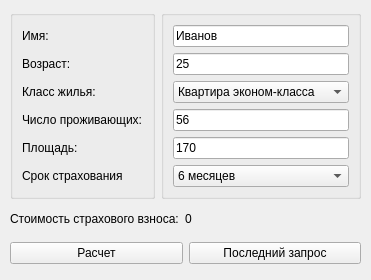
<?xml version="1.0" encoding="UTF-8"?>
<ui version="4.0">
 <class>Widget</class>
 <widget class="QWidget" name="Widget">
  <property name="geometry">
   <rect>
    <x>0</x>
    <y>0</y>
    <width>371</width>
    <height>280</height>
   </rect>
  </property>
  <property name="windowTitle">
   <string>Макаров А.К. 4133К</string>
  </property>
  <widget class="QWidget" name="">
   <property name="geometry">
    <rect>
     <x>10</x>
     <y>10</y>
     <width>351</width>
     <height>203</height>
    </rect>
   </property>
   <layout class="QFormLayout" name="formLayout">
    <item row="0" column="0">
     <widget class="QGroupBox" name="groupBox">
      <property name="title">
       <string/>
      </property>
      <layout class="QGridLayout" name="gridLayout">
       <item row="0" column="0">
        <widget class="QLabel" name="label">
         <property name="text">
          <string>Имя:</string>
         </property>
        </widget>
       </item>
       <item row="1" column="0">
        <widget class="QLabel" name="label_2">
         <property name="text">
          <string>Возраст:</string>
         </property>
        </widget>
       </item>
       <item row="2" column="0">
        <widget class="QLabel" name="label_3">
         <property name="text">
          <string>Класс жилья:</string>
         </property>
        </widget>
       </item>
       <item row="3" column="0">
        <widget class="QLabel" name="label_4">
         <property name="text">
          <string>Число проживающих:</string>
         </property>
        </widget>
       </item>
       <item row="4" column="0">
        <widget class="QLabel" name="label_5">
         <property name="text">
          <string>Площадь:</string>
         </property>
        </widget>
       </item>
       <item row="5" column="0">
        <widget class="QLabel" name="label_6">
         <property name="text">
          <string>Срок страхования</string>
         </property>
        </widget>
       </item>
      </layout>
     </widget>
    </item>
    <item row="0" column="1">
     <widget class="QGroupBox" name="groupBox_2">
      <property name="title">
       <string/>
      </property>
      <layout class="QGridLayout" name="gridLayout_2">
       <item row="0" column="0">
        <widget class="QLineEdit" name="owner">
         <property name="text">
          <string>Иванов</string>
         </property>
        </widget>
       </item>
       <item row="1" column="0">
        <widget class="QLineEdit" name="age">
         <property name="text">
          <string>25</string>
         </property>
        </widget>
       </item>
       <item row="2" column="0">
        <widget class="QComboBox" name="estateType">
         <item>
          <property name="text">
           <string>Квартира эконом-класса</string>
          </property>
         </item>
         <item>
          <property name="text">
           <string>Элитная квартира</string>
          </property>
         </item>
         <item>
          <property name="text">
           <string>Таун хаус</string>
          </property>
         </item>
         <item>
          <property name="text">
           <string>Коттедж</string>
          </property>
         </item>
        </widget>
       </item>
       <item row="3" column="0">
        <widget class="QLineEdit" name="residents">
         <property name="text">
          <string>56</string>
         </property>
        </widget>
       </item>
       <item row="4" column="0">
        <widget class="QLineEdit" name="area">
         <property name="text">
          <string>170</string>
         </property>
        </widget>
       </item>
       <item row="5" column="0">
        <widget class="QComboBox" name="period">
         <item>
          <property name="text">
           <string>6 месяцев</string>
          </property>
         </item>
         <item>
          <property name="text">
           <string>1 год</string>
          </property>
         </item>
         <item>
          <property name="text">
           <string>18 месяцев</string>
          </property>
         </item>
        </widget>
       </item>
      </layout>
     </widget>
    </item>
   </layout>
  </widget>
  <widget class="QWidget" name="">
   <property name="geometry">
    <rect>
     <x>10</x>
     <y>210</y>
     <width>182</width>
     <height>18</height>
    </rect>
   </property>
   <layout class="QHBoxLayout" name="horizontalLayout_2">
    <item>
     <widget class="QLabel" name="label_7">
      <property name="text">
       <string>Стоимость страхового взноса:</string>
      </property>
     </widget>
    </item>
    <item>
     <widget class="QLabel" name="cost">
      <property name="text">
       <string>0</string>
      </property>
     </widget>
    </item>
   </layout>
  </widget>
  <widget class="QWidget" name="">
   <property name="geometry">
    <rect>
     <x>10</x>
     <y>240</y>
     <width>351</width>
     <height>26</height>
    </rect>
   </property>
   <layout class="QHBoxLayout" name="horizontalLayout">
    <item>
     <widget class="QPushButton" name="btnCalc">
      <property name="text">
       <string>Расчет</string>
      </property>
     </widget>
    </item>
    <item>
     <widget class="QPushButton" name="btnUndo">
      <property name="text">
       <string>Последний запрос</string>
      </property>
     </widget>
    </item>
   </layout>
  </widget>
 </widget>
 <resources/>
 <connections/>
</ui>
